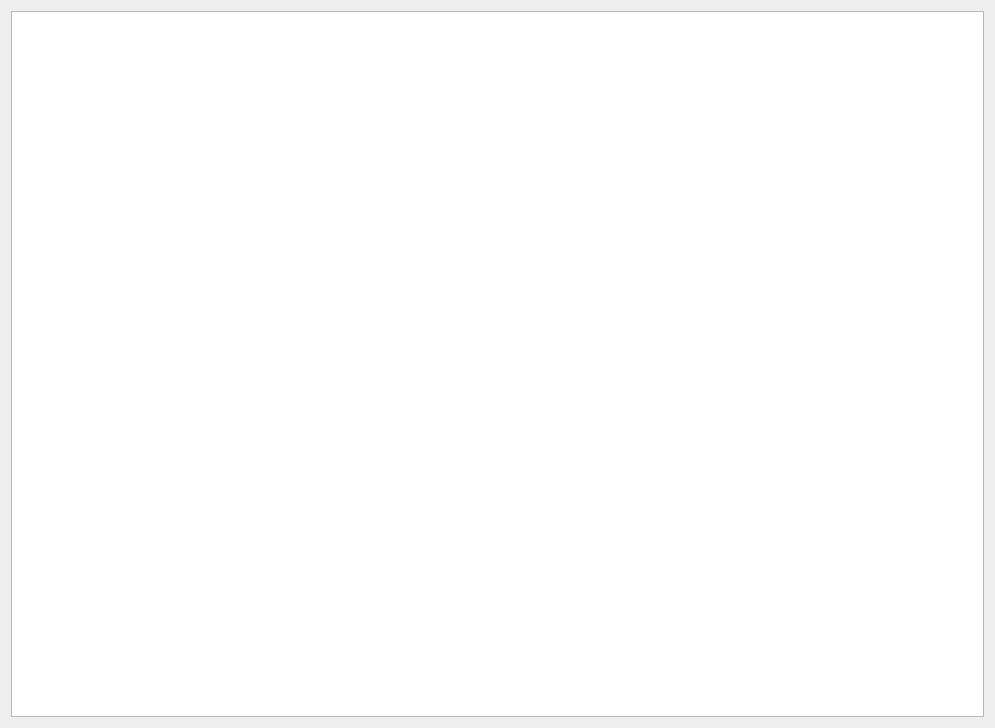
<?xml version="1.0" encoding="UTF-8"?>
<ui version="4.0">
 <class>PeaksPropertyWidget</class>
 <widget class="QWidget" name="PeaksPropertyWidget">
  <property name="geometry">
   <rect>
    <x>0</x>
    <y>0</y>
    <width>995</width>
    <height>728</height>
   </rect>
  </property>
  <property name="windowTitle">
   <string>Form</string>
  </property>
  <layout class="QGridLayout" name="gridLayout">
   <item row="0" column="0">
    <widget class="PeakTableView" name="tableView">
     <property name="focusPolicy">
      <enum>Qt::StrongFocus</enum>
     </property>
     <property name="styleSheet">
      <string notr="true"/>
     </property>
    </widget>
   </item>
  </layout>
 </widget>
 <customwidgets>
  <customwidget>
   <class>PeakTableView</class>
   <extends>QTableView</extends>
   <header>PeakTableView.h</header>
  </customwidget>
 </customwidgets>
 <resources/>
 <connections/>
</ui>
